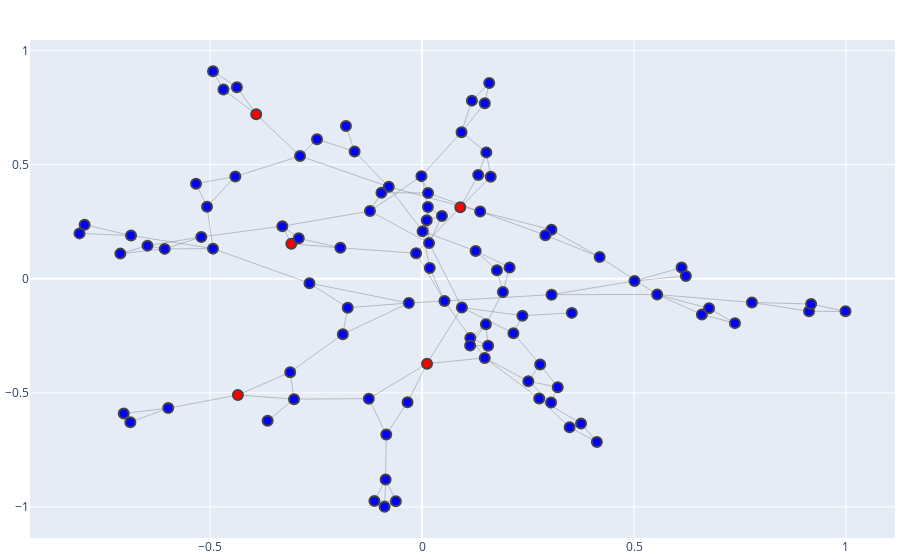

The cell this chart's notebook holds for it:
### Code cell
G = init_graph(initial_infection = .05, graph_model = 'relaxed_caveman', pop_size=100)
plot_infection(G)

### Figure 1 — Plotly figure (JSON) as saved in the notebook; plotly's stock layout.template omitted (floating-point values rounded to 4 significant figures; data arrays with more than 128 entries replaced by an {"elided": "..."} marker saying what was removed)
{"data": [{"hoverinfo": "none", "line": {"color": "#888", "width": 0.5}, "mode": "lines", "type": "scatter", "x": {"elided": "450 float values"}, "y": {"elided": "450 float values"}}, {"hoverinfo": "text", "marker": {"color": ["blue", "blue", "blue", "blue", "blue", "blue", "blue", "blue", "blue", "blue", "blue", "blue", "blue", "blue", "blue", "blue", "blue", "blue", "blue", "blue", "blue", "blue", "blue", "blue", "red", "blue", "blue", "blue", "blue", "blue", "blue", "blue", "blue", "blue", "blue", "blue", "blue", "blue", "blue", "blue", "blue", "blue", "blue", "blue", "blue", "blue", "blue", "blue", "blue", "blue", "red", "blue", "blue", "blue", "red", "blue", "red", "blue", "blue", "blue", "blue", "blue", "blue", "blue", "blue", "blue", "blue", "blue", "blue", "blue", "blue", "blue", "blue", "blue", "blue", "blue", "blue", "blue", "blue", "blue", "blue", "red", "blue", "blue", "blue", "blue", "blue", "blue", "blue", "blue", "blue", "blue", "blue", "blue", "blue", "blue", "blue", "blue", "blue", "blue"], "line": {"width": 2}, "size": 10}, "mode": "markers", "text": ["Infected: True", "Infected: True", "Infected: True", "Infected: True", "Infected: True", "Infected: True", "Infected: True", "Infected: True", "Infected: True", "Infected: True", "Infected: True", "Infected: True", "Infected: True", "Infected: True", "Infected: True", "Infected: True", "Infected: True", "Infected: True", "Infected: True", "Infected: True", "Infected: True", "Infected: True", "Infected: True", "Infected: True", "Infected: True", "Infected: True", "Infected: True", "Infected: True", "Infected: True", "Infected: True", "Infected: True", "Infected: True", "Infected: True", "Infected: True", "Infected: True", "Infected: True", "Infected: True", "Infected: True", "Infected: True", "Infected: True", "Infected: True", "Infected: True", "Infected: True", "Infected: True", "Infected: True", "Infected: True", "Infected: True", "Infected: True", "Infected: True", "Infected: True", "Infected: True", "Infected: True", "Infected: True", "Infected: True", "Infected: True", "Infected: True", "Infected: True", "Infected: True", "Infected: True", "Infected: True", "Infected: True", "Infected: True", "Infected: True", "Infected: True", "Infected: True", "Infected: True", "Infected: True", "Infected: True", "Infected: True", "Infected: True", "Infected: True", "Infected: True", "Infected: True", "Infected: True", "Infected: True", "Infected: True", "Infected: True", "Infected: True", "Infected: True", "Infected: True", "Infected: True", "Infected: True", "Infected: True", "Infected: True", "Infected: True", "Infected: True", "Infected: True", "Infected: True", "Infected: True", "Infected: True", "Infected: True", "Infected: True", "Infected: True", "Infected: True", "Infected: True", "Infected: True", "Infected: True", "Infected: True", "Infected: True", "Infected: True"], "type": "scatter", "x": [-0.4933, -0.6867, -0.7963, -0.8083, 0.1478, -0.6883, -0.599, -0.7039, 0.1505, 0.1137, 0.1132, 0.1557, 0.09383, 0.2154, 0.2366, 0.3531, -0.5209, -0.6073, -0.6479, -0.7119, -0.0861, -0.08843, -0.1126, -0.06196, -0.3914, -0.4933, -0.437, -0.4687, -0.07869, -0.288, -0.1593, -0.2479, -0.01425, -0.5334, -0.4406, -0.5074, 0.348, 0.2763, 0.375, 0.4123, 0.7781, 0.9129, 0.9989, 0.9177, 0.3051, 0.137, 0.4189, 0.2908, -0.3022, -0.3111, -0.4346, -0.3645, -0.0846, -0.1257, 0.01159, -0.03438, -0.3085, -0.2911, -0.3297, -0.1928, -0.1756, -0.2657, -0.03125, -0.187, 0.2505, 0.2785, 0.3042, 0.3199, -0.123, -0.001629, -0.09595, 0.01402, 0.5546, 0.6601, 0.677, 0.7381, 0.3055, 0.6122, 0.5011, 0.6222, 0.1516, 0.0901, 0.1618, 0.1324, 0.09299, 0.1583, 0.1174, 0.1479, 0.1765, 0.1906, 0.1262, 0.2063, 0.001174, 0.05281, -0.1797, 0.01796, 0.0468, 0.01643, 0.01096, 0.0136], "y": [0.1319, 0.1893, 0.2368, 0.1988, -0.3471, -0.6291, -0.5671, -0.5912, -0.1998, -0.2593, -0.2925, -0.294, -0.126, -0.2392, -0.162, -0.1497, 0.1832, 0.1308, 0.1451, 0.11, -0.8799, -1, -0.9742, -0.975, 0.7207, 0.9099, 0.8395, 0.8295, 0.4028, 0.5378, 0.5577, 0.6114, 0.1118, 0.4168, 0.4481, 0.3158, -0.6511, -0.5254, -0.6345, -0.7159, -0.1041, -0.143, -0.1429, -0.1107, 0.2144, 0.2947, 0.09509, 0.191, -0.5279, -0.4095, -0.5098, -0.6228, -0.6828, -0.5258, -0.3723, -0.5418, 0.1531, 0.1772, 0.2303, 0.1354, -0.1271, -0.01958, -0.1065, -0.2431, -0.4493, -0.3762, -0.5428, -0.4755, 0.2966, 0.4497, 0.3769, 0.3757, -0.06914, -0.1573, -0.1298, -0.1947, -0.06984, 0.04875, -0.009756, 0.01242, 0.5538, 0.3135, 0.4471, 0.4544, 0.6423, 0.858, 0.7807, 0.7696, 0.03746, -0.05868, 0.1216, 0.04967, 0.208, -0.09813, 0.6693, 0.04747, 0.2746, 0.1561, 0.2568, 0.3145]}], "layout": {"hovermode": "closest", "margin": {"b": 20, "l": 5, "r": 5, "t": 40}, "showlegend": false}}
